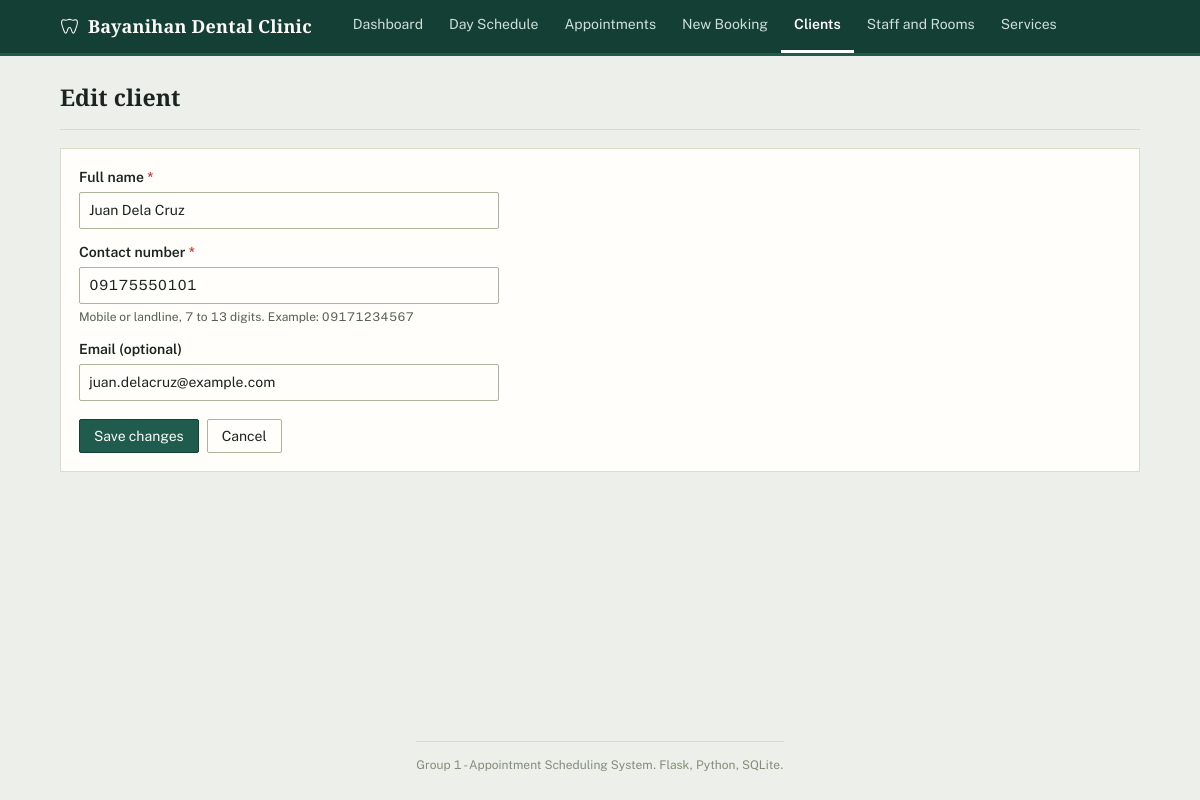
/clients/1/edit, run on the app's committed database.
### tables this page shows
CREATE TABLE clients (
    client_id  INTEGER PRIMARY KEY AUTOINCREMENT,
    name       TEXT NOT NULL CHECK (length(trim(name)) >= 2),
    contact    TEXT NOT NULL,
    email      TEXT,
    created_at TEXT NOT NULL DEFAULT (datetime('now', 'localtime'))
);

### app.py (the view)
@app.route("/clients/<int:client_id>/edit", methods=["GET", "POST"])
def clients_edit(client_id):
    conn = db.get_db()
    client = fetch_or_404(conn, "SELECT * FROM clients WHERE client_id = ?", (client_id,))
    if request.method == "POST":
        data, errors = validators.validate_client(request.form)
        if not errors and conn.execute(
            "SELECT 1 FROM clients WHERE lower(name) = lower(?) AND contact = ? AND client_id != ?",
            (data["name"], data["contact"], client_id),
        ).fetchone():
            errors.append("Another client already has the same name and contact number.")
        if not errors:
            try:
                conn.execute(
                    "UPDATE clients SET name = ?, contact = ?, email = ? WHERE client_id = ?",
                    (data["name"], data["contact"], data["email"] or None, client_id),
                )
            except sqlite3.Error:
                app.logger.exception("Failed to update client")
                errors.append(DB_ERROR)
            else:
                flash(f"Client {data['name']} was updated.", "success")
                return redirect(url_for("clients_detail", client_id=client_id))
        flash_errors(errors)
        form = request.form
    else:
        form = dict(client)
    return render_template("client_form.html", mode="edit", form=form, client=client, then="")

### app.py (called while the page is built)
@app.template_global()
def csrf_token():
    if "csrf_token" not in session:
        session["csrf_token"] = secrets.token_hex(16)
    return session["csrf_token"]

@app.before_request
def check_csrf():
    if request.method == "POST":
        sent = request.form.get("csrf_token", "")
        expected = session.get("csrf_token", "")
        if not expected or not secrets.compare_digest(sent, expected):
            abort(400)

def fetch_or_404(conn, sql, params):
    row = conn.execute(sql, params).fetchone()
    if row is None:
        abort(404)
    return row

### db.py (called while the page is built)
def connect(path):
    conn = sqlite3.connect(path, isolation_level=None, timeout=10)
    conn.row_factory = sqlite3.Row  # para pwedeng row["name"] imbes na row[1]
    conn.execute("PRAGMA foreign_keys = ON")
    return conn

def get_db():
    if "db" not in g:
        g.db = connect(current_app.config["DATABASE"])
    return g.db

### templates/client_form.html (shortened to what this page needs)
{% extends "base.html" %}
{% from "_macros.html" import field %}
{% block content %}
<div class="page-head">
  <h1>{{ 'Register client' if mode == 'new' else 'Edit client' }}</h1>
</div>
<div class="panel">
  <form method="post" novalidate>
    {{ field('Full name', 'name', form.get('name', ''), required=true, maxlength=100, placeholder='e.g. Juan Dela Cruz') }}
    {{ field('Contact number', 'contact', form.get('contact', ''), required=true, maxlength=20,
             hint='Mobile or landline, 7 to 13 digits. Example: 09171234567', placeholder='09171234567') }}
    {{ field('Email (optional)', 'email', form.get('email', ''), type='email', maxlength=100) }}
    <div class="form-actions">
      <button type="submit" class="btn btn-primary">{{ 'Register client' if mode == 'new' else 'Save changes' }}</button>
      <a class="btn" href="{{ url_for('clients_list') if mode == 'new' else url_for('clients_detail', client_id=client.client_id) }}">Cancel</a>
    </div>
  </form>
</div>
{% endblock %}

### templates/_macros.html
{% macro field(label, name, value='', type='text', required=false, hint='', maxlength=none, placeholder='') %}
<div class="field">
  <label for="{{ name }}">{{ label }}{% if required %} <span class="req">*</span>{% endif %}</label>
  <input type="{{ type }}" id="{{ name }}" name="{{ name }}" value="{{ value }}"
         {% if maxlength %}maxlength="{{ maxlength }}"{% endif %}
         {% if placeholder %}placeholder="{{ placeholder }}"{% endif %}>
  {% if hint %}<div class="hint">{{ hint }}</div>{% endif %}
</div>
{% endmacro %}

### static/style.css (style rules this page uses)
:root { --paper: #edf0ea; --surface: #fffefb; --surface-alt: #f6f7f1; --ink: #1c2420; --ink-soft: #56604f; --ink-faint: #838d78; --rule: #d7ddc9; --rule-strong: #aab59b; --accent: #1f5c4d; --accent-dark: #143f35; --accent-soft: #e1ede7; --amber: #b9780f; --amber-soft: #f8ead0; --blue: #2f66ad; --blue-soft: #e1ebf7; --green: #2f8f4e; --green-soft: #e0f1e2; --red: #c0392b; --red-soft: #f8e3df; }
* { box-sizing: border-box; }
html, body { height: 100%; }
body { margin: 0; min-height: 100vh; display: flex; flex-direction: column; font: 15px/1.5 "Public Sans", system-ui, -apple-system, "Segoe UI", Roboto, sans-serif; color: var(--ink); background: var(--paper); font-feature-settings: "tnum" 1; }
h1, h2, .brand, .summary-num { font-family: "Source Serif 4", Georgia, "Times New Roman", serif; }
a { color: var(--accent); }
h1 { font-size: 23px; font-weight: 600; margin: 0; letter-spacing: 0.1px; }
.page-head { display: flex; justify-content: space-between; align-items: flex-end; flex-wrap: wrap; gap: 8px; margin-bottom: 18px; padding-bottom: 14px; border-bottom: 1px solid var(--rule); }
.btn { display: inline-block; padding: 7px 14px; border: 1px solid var(--rule-strong); background: var(--surface); color: var(--ink); border-radius: 2px; font: inherit; font-size: 14px; cursor: pointer; text-decoration: none; line-height: 1.3; transition: background-color 0.12s ease, border-color 0.12s ease; }
.btn-primary { background: var(--accent); border-color: var(--accent-dark); color: #fdfcf7; }
.field { margin-bottom: 13px; }
.field label { display: block; font-weight: 600; margin-bottom: 4px; font-size: 14px; }
.field .req { color: var(--red); }
.field .hint { color: var(--ink-soft); font-size: 12px; margin-top: 4px; }
input[type="text"], input[type="search"], input[type="email"], input[type="date"], select, textarea { width: 100%; max-width: 420px; padding: 7px 9px; font: inherit; font-size: 14px; color: var(--ink); background: var(--surface); border: 1px solid var(--rule-strong); border-radius: 2px; }
.form-actions { display: flex; gap: 8px; margin-top: 18px; }
.panel { background: var(--surface); border: 1px solid var(--rule); padding: 18px; }

### data on the page
clients: name "Juan Dela Cruz", contact "09175550101", email "juan.delacruz@example.com"

### other printed values
{{ CLINIC_NAME }} "Bayanihan Dental Clinic"
{{ label }} "Dashboard" "Day Schedule" "Appointments" "New Booking" "Clients" "Staff and Rooms" "Services"
{{ 'Register client' if mode == 'new' else 'Edit client' }} "Edit client"
{{ label }} "Full name Contact number Email (optional)"
{{ hint }} "Mobile or landline, 7 to 13 digits. Example: 09171234567"
{{ 'Register client' if mode == 'new' else 'Save changes' }} "Save changes"
